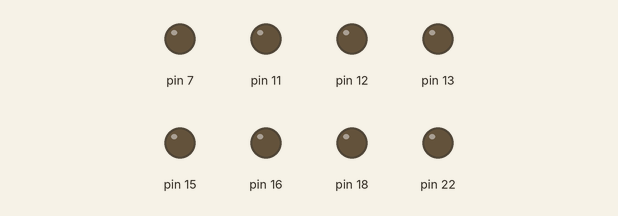
Simulated run of this program. Board: Raspberry Pi (header pin numbers). Parts: output pins drawn as LEDs (lit = HIGH). At 3.0 s the program stops and its outputs stay as they are.

Above: at 3.0 s.
Timing chart, 0 to 4.5 s (numbered marks = the images above):
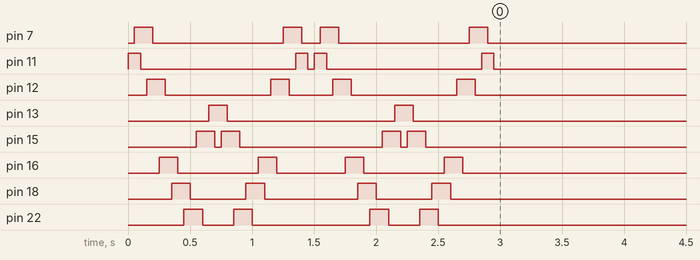

The program:

cylon.py
```python
#! /usr/bin/python
import RPi.GPIO as GPIO
import time


sleep_time = 0.05
relay_pins = {'one': 11, 'two':7, 'three':12, 'four':16, 'five':18, 'six':22, 'seven':15, 'eight':13}


def float_pin(off, on):
	if (on != None):
		GPIO.output(on, GPIO.HIGH)
		time.sleep(sleep_time);
	if (off != None):
		GPIO.output(off, GPIO.LOW)
		time.sleep(sleep_time);


GPIO.setmode(GPIO.BOARD)  # use P1 header pin numbering convention
GPIO.setwarnings(False)   # don't want to hear about how pins are already in use


for relay_pin, board_pin in relay_pins.iteritems():
	GPIO.setup(board_pin, GPIO.OUT, GPIO.LOW)
	GPIO.output(board_pin, GPIO.LOW)

for b in xrange(2):
	float_pin(None	             , relay_pins['one']  )
	float_pin(relay_pins['one']  , relay_pins['two']  )
	float_pin(relay_pins['two']  , relay_pins['three'])
	float_pin(relay_pins['three'], relay_pins['four'] )
	float_pin(relay_pins['four'] , relay_pins['five'] )
	float_pin(relay_pins['five'] , relay_pins['six']  )
	float_pin(relay_pins['six']  , relay_pins['seven'])
	float_pin(relay_pins['seven'], relay_pins['eight'])
	float_pin(relay_pins['eight'], relay_pins['seven'])
	float_pin(relay_pins['seven'], relay_pins['six']  )
	float_pin(relay_pins['six']  , relay_pins['five'] )
	float_pin(relay_pins['five'] , relay_pins['four'] )
	float_pin(relay_pins['four'] , relay_pins['three'])
	float_pin(relay_pins['three'], relay_pins['two']  )
	float_pin(relay_pins['two']  , relay_pins['one']  )
	float_pin(relay_pins['one']  , None               )
```

Measured:
- by itself, pin 7: LOW → HIGH at 0.05 s, → LOW 0.15 s later, → HIGH 1.1 s later, → LOW 0.15 s later, … (8 changes in this stretch)
- by itself, pin 12: LOW → HIGH at 0.15 s, → LOW 0.15 s later, → HIGH 0.85 s later, → LOW 0.15 s later, … (8 changes in this stretch)
- by itself, pin 13: alternates HIGH for 0.15 s and LOW for 1.4 s
- by itself, pin 16: alternates HIGH for 0.15 s and LOW for 0.65 s, 8 changes in all, then stays LOW
- by itself, pin 18: LOW → HIGH at 0.35 s, → LOW 0.15 s later, → HIGH 0.45 s later, → LOW 0.15 s later, … (8 changes in this stretch)
- by itself, pin 22: LOW → HIGH at 0.45 s, → LOW 0.15 s later, → HIGH 0.25 s later, → LOW 0.15 s later, … (8 changes in this stretch)
